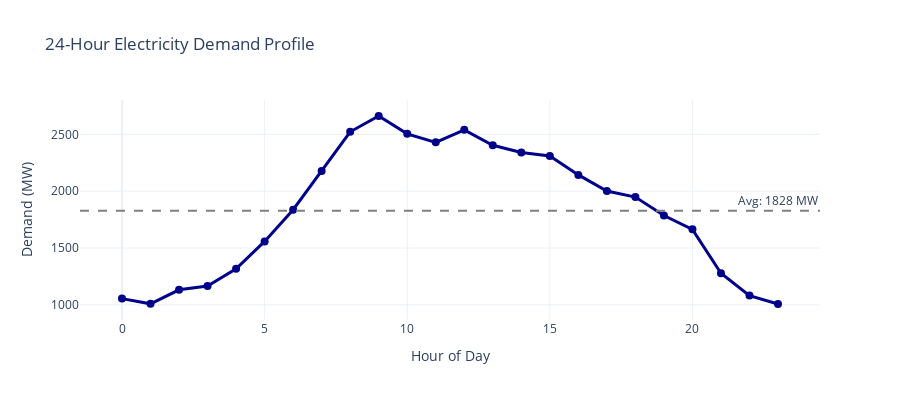

Write notebook code for a chart like this one.
### Markdown cell above
## Step 2: Generate 24-Hour Demand Profile

We create a realistic daily demand curve with:
- Morning ramp-up (6 AM - 9 AM)
- Daytime peak (10 AM - 6 PM)
- Evening decline (7 PM - 10 PM)
- Night valley (11 PM - 5 AM)

### Code cell
def generate_demand_profile(base_demand=2000, n_hours=24):
    """
    Generate a realistic 24-hour demand profile.
    """
    hours = np.arange(n_hours)
    
    # Base pattern: sinusoidal with peak around 2-3 PM
    pattern = 0.7 + 0.3 * np.sin((hours - 6) * np.pi / 12)
    
    # Add morning and evening peaks
    morning_peak = 0.15 * np.exp(-((hours - 8) ** 2) / 4)
    evening_peak = 0.1 * np.exp(-((hours - 19) ** 2) / 4)
    
    # Combine patterns
    demand = base_demand * (pattern + morning_peak + evening_peak)
    
    # Add small random noise
    demand += np.random.normal(0, base_demand * 0.02, n_hours)
    
    return demand

# Generate demand profile
T = 24  # 24-hour horizon
demand = generate_demand_profile(base_demand=2500, n_hours=T)

# Visualize demand
fig = go.Figure()
fig.add_trace(go.Scatter(x=list(range(T)), y=demand, mode='lines+markers',
                         name='Demand', line=dict(color='darkblue', width=3),
                         marker=dict(size=8)))
fig.add_hline(y=np.mean(demand), line_dash="dash", line_color="gray",
              annotation_text=f"Avg: {np.mean(demand):.0f} MW")
fig.update_layout(title='24-Hour Electricity Demand Profile',
                  xaxis_title='Hour of Day',
                  yaxis_title='Demand (MW)',
                  template='plotly_white',
                  height=400, width=900)
fig.show()

print(f"Peak demand: {max(demand):.0f} MW at hour {np.argmax(demand)}")
print(f"Minimum demand: {min(demand):.0f} MW at hour {np.argmin(demand)}")
print(f"Total capacity available: {generators_df['p_max'].sum():.0f} MW")

### Figure 1 — Plotly figure (JSON) as saved in the notebook; plotly's stock layout.template omitted (floating-point values rounded to 4 significant figures)
{"data": [{"line": {"color": "darkblue", "width": 3}, "marker": {"size": 8}, "mode": "lines+markers", "name": "Demand", "x": [0, 1, 2, 3, 4, 5, 6, 7, 8, 9, 10, 11, 12, 13, 14, 15, 16, 17, 18, 19, 20, 21, 22, 23], "y": [1055.0, 1009.0, 1132.0, 1166.0, 1317.0, 1558.0, 1837.0, 2177.0, 2522.0, 2661.0, 2504.0, 2429.0, 2540.0, 2403.0, 2341.0, 2310.0, 2143.0, 2002.0, 1948.0, 1785.0, 1664.0, 1278.0, 1081.0, 1007.0], "type": "scatter"}], "layout": {"shapes": [{"line": {"color": "gray", "dash": "dash"}, "type": "line", "x0": 0, "x1": 1, "xref": "x domain", "y0": 1828.0, "y1": 1828.0, "yref": "y"}], "annotations": [{"showarrow": false, "text": "Avg: 1828 MW", "x": 1, "xanchor": "right", "xref": "x domain", "y": 1828.0, "yanchor": "bottom", "yref": "y"}], "title": {"text": "24-Hour Electricity Demand Profile"}, "xaxis": {"title": {"text": "Hour of Day"}}, "yaxis": {"title": {"text": "Demand (MW)"}}, "height": 400, "width": 900}}
